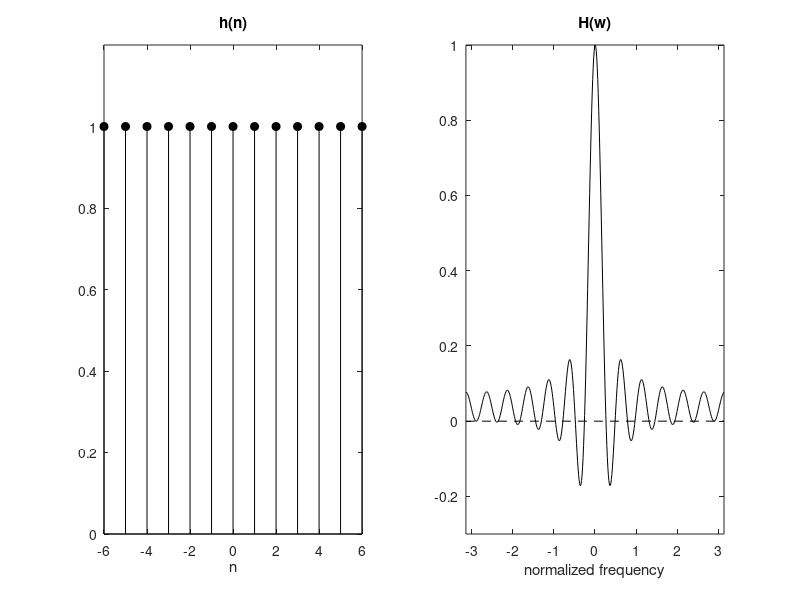

Write MATLAB code to recreate this figure.
n = -6:1:6;
h = ones(13, 1);
subplot(1, 2, 1);
stem(n, h, 'k', 'filled');
axis([-6 6 0 1.2]); title('h(n)'); xlabel('n');
H1 = real(fft(h, 512));
Hf = H1/max(H1);
w = -pi:(2*pi/511):pi;

subplot(1,2,2); plot(w,fftshift(Hf),'k');
axis([-pi pi -0.3 1]); title('H(w)');
xlabel('normalized frequency');
hold on;
plot([-pi pi],[0 0],'--k');
